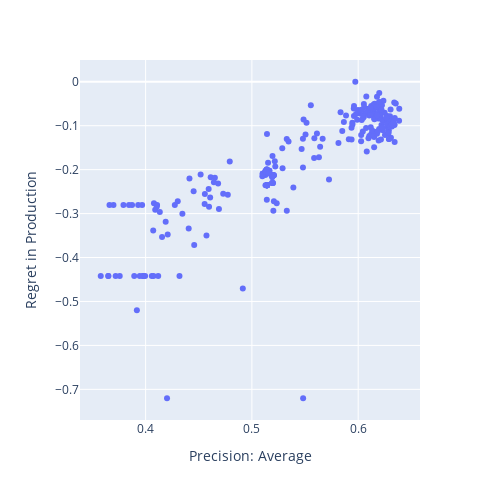
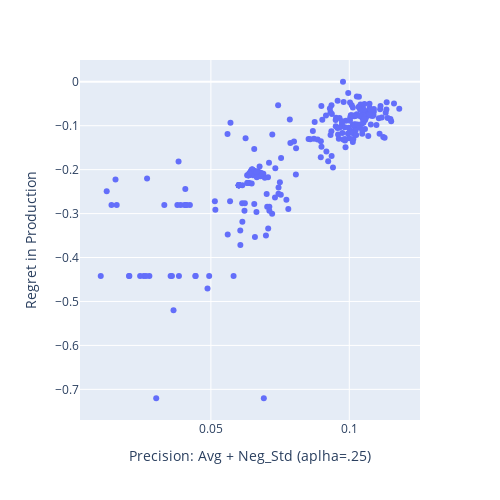
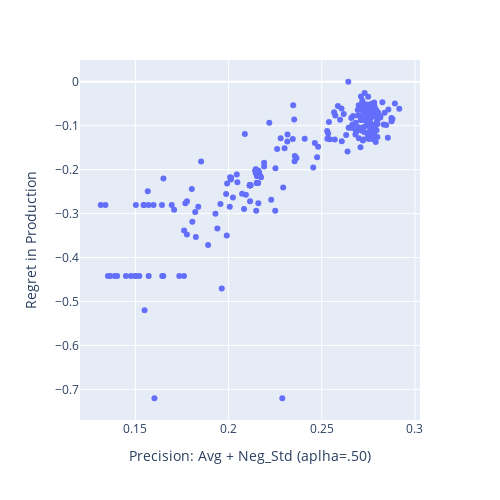
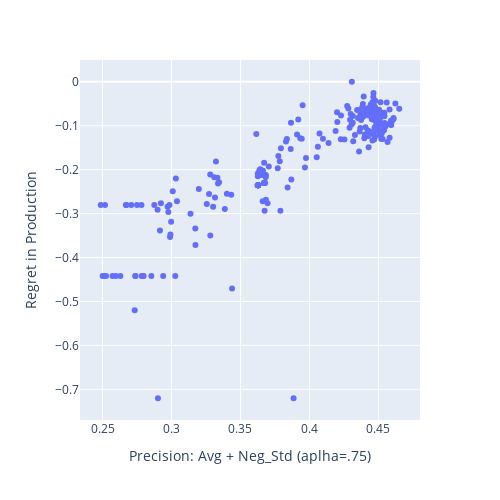

Notebook code cell kept with these figures, in order:
### Code cell
import plotly.express as px
for i,c in enumerate(ranking_funcs_vs_prod.columns[2:-1]):
    print(easy_names_funcs[i])
    fig = ranking_funcs_vs_prod.plot(kind ='scatter',x=c,y='Regret in Production',width=500,height=500)
    fig.write_image(f"images/{easy_names_funcs[i]}_vs_prod_regret.png",engine='kaleido')
    fig.show()
    #plotly.offline.plot(fig, filename=f'{c}_vs_prod_regret.html',auto_open=False)

### Figure 1 — Plotly figure (JSON) as saved in the notebook; plotly's stock layout.template omitted (floating-point values rounded to 4 significant figures; data arrays with more than 128 entries replaced by an {"elided": "..."} marker saying what was removed)
{"data": [{"hovertemplate": "Precision: Average=%{x}<br>Regret in Production=%{y}<extra></extra>", "legendgroup": "", "marker": {"color": "#636efa", "symbol": "circle"}, "mode": "markers", "name": "", "orientation": "v", "showlegend": false, "type": "scatter", "x": {"elided": "262 float values"}, "xaxis": "x", "y": {"elided": "262 float values"}, "yaxis": "y"}], "layout": {"height": 500, "legend": {"tracegroupgap": 0}, "margin": {"t": 60}, "width": 500, "xaxis": {"anchor": "y", "autorange": true, "domain": [0, 1], "range": [0.3383, 0.6582], "title": {"text": "Precision: Average"}, "type": "linear"}, "yaxis": {"anchor": "x", "autorange": true, "domain": [0, 1], "range": [-0.7697, 0.04949], "title": {"text": "Regret in Production"}, "type": "linear"}}}

### Figure 2 — Plotly figure (JSON) as saved in the notebook; plotly's stock layout.template omitted (floating-point values rounded to 4 significant figures; data arrays with more than 128 entries replaced by an {"elided": "..."} marker saying what was removed)
{"data": [{"hovertemplate": "Precision: Avg + Neg_Std (aplha=.25)=%{x}<br>Regret in Production=%{y}<extra></extra>", "legendgroup": "", "marker": {"color": "#636efa", "symbol": "circle"}, "mode": "markers", "name": "", "orientation": "v", "showlegend": false, "type": "scatter", "x": {"elided": "262 float values"}, "xaxis": "x", "y": {"elided": "262 float values"}, "yaxis": "y"}], "layout": {"height": 500, "legend": {"tracegroupgap": 0}, "margin": {"t": 60}, "width": 500, "xaxis": {"anchor": "y", "autorange": true, "domain": [0, 1], "range": [0.002721, 0.1255], "title": {"text": "Precision: Avg + Neg_Std (aplha=.25)"}, "type": "linear"}, "yaxis": {"anchor": "x", "autorange": true, "domain": [0, 1], "range": [-0.7697, 0.04949], "title": {"text": "Regret in Production"}, "type": "linear"}}}

### Figure 3 — Plotly figure (JSON) as saved in the notebook; plotly's stock layout.template omitted (floating-point values rounded to 4 significant figures; data arrays with more than 128 entries replaced by an {"elided": "..."} marker saying what was removed)
{"data": [{"hovertemplate": "Precision: Avg + Neg_Std (aplha=.50)=%{x}<br>Regret in Production=%{y}<extra></extra>", "legendgroup": "", "marker": {"color": "#636efa", "symbol": "circle"}, "mode": "markers", "name": "", "orientation": "v", "showlegend": false, "type": "scatter", "x": {"elided": "262 float values"}, "xaxis": "x", "y": {"elided": "262 float values"}, "yaxis": "y"}], "layout": {"height": 500, "legend": {"tracegroupgap": 0}, "margin": {"t": 60}, "width": 500, "xaxis": {"anchor": "y", "autorange": true, "domain": [0, 1], "range": [0.1203, 0.3027], "title": {"text": "Precision: Avg + Neg_Std (aplha=.50)"}, "type": "linear"}, "yaxis": {"anchor": "x", "autorange": true, "domain": [0, 1], "range": [-0.7697, 0.04949], "title": {"text": "Regret in Production"}, "type": "linear"}}}

### Figure 4 — Plotly figure (JSON) as saved in the notebook; plotly's stock layout.template omitted (floating-point values rounded to 4 significant figures; data arrays with more than 128 entries replaced by an {"elided": "..."} marker saying what was removed)
{"data": [{"hovertemplate": "Precision: Avg + Neg_Std (aplha=.75)=%{x}<br>Regret in Production=%{y}<extra></extra>", "legendgroup": "", "marker": {"color": "#636efa", "symbol": "circle"}, "mode": "markers", "name": "", "orientation": "v", "showlegend": false, "type": "scatter", "x": {"elided": "262 float values"}, "xaxis": "x", "y": {"elided": "262 float values"}, "yaxis": "y"}], "layout": {"height": 500, "legend": {"tracegroupgap": 0}, "margin": {"t": 60}, "width": 500, "xaxis": {"anchor": "y", "autorange": true, "domain": [0, 1], "range": [0.2337, 0.4801], "title": {"text": "Precision: Avg + Neg_Std (aplha=.75)"}, "type": "linear"}, "yaxis": {"anchor": "x", "autorange": true, "domain": [0, 1], "range": [-0.7697, 0.04949], "title": {"text": "Regret in Production"}, "type": "linear"}}}
